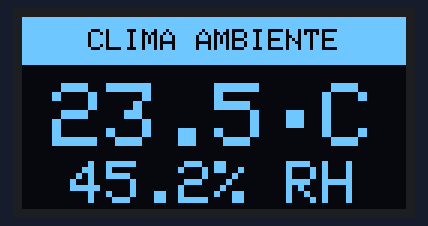
The sketch below on a simulated ESP8266 (NodeMCU). Parts: 128×64 one-colour display. What the sketch prints to the serial monitor is not drawn.

Above: at 1.1 s.
At 4.1 s:
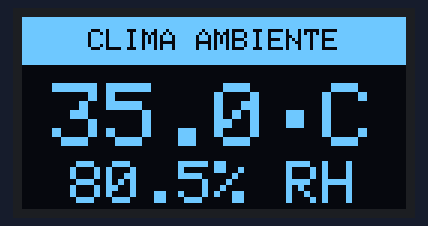
At 7.2 s:
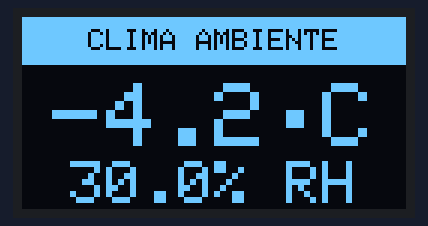
At 10.2 s:
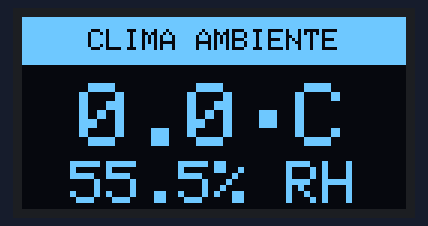

The sketch:

demo_display.ino
```cpp
/*
 * DEMO DISPLAY OLED - Termoigrometro
 * Questo sketch serve solo a mostrare come verranno visualizzate
 * le temperature e l'umidità sul display OLED integrato.
 */

#include <Wire.h>
#include <Adafruit_GFX.h>
#include <Adafruit_SSD1306.h>

// Pin I2C per la scheda AITEXM ESP8266 con OLED integrato
static constexpr uint8_t PIN_SDA = 14; // D5
static constexpr uint8_t PIN_SCL = 12; // D6

static constexpr uint8_t SCREEN_W = 128;
static constexpr uint8_t SCREEN_H = 64;
static constexpr uint8_t DISP_PRI = 0x3C;
static constexpr uint8_t DISP_FALL = 0x3D;

static Adafruit_SSD1306 display(SCREEN_W, SCREEN_H, &Wire, -1);

// =============================================================================
//  DISPLAY UX DESIGN — Ottimizzato per OLED Bicolore (16px Gialli / 48px Azzurri)
// =============================================================================
void showDisplay(int16_t t10, int16_t h10) {
  display.clearDisplay();

  // ── 1. HEADER (Zona Gialla: y = 0 a 15) ──────────────────────────────────
  // Creiamo una barra solida gialla con testo nero (stile "Status Bar")
  display.fillRect(0, 0, 128, 16, SSD1306_WHITE);
  display.setTextColor(SSD1306_BLACK);
  display.setTextSize(1); // Testo 6x8 px
  // Centriamo "CLIMA AMBIENTE" (14 char * 6px = 84px → x = 22)
  display.setCursor(22, 4); // y=4 per centrare verticalmente nei 16px
  display.print(F("CLIMA AMBIENTE"));

  // ── 2. DATI (Zona Azzurra: y = 16 a 63) ──────────────────────────────────
  display.setTextColor(SSD1306_WHITE);

  // Buffer per formattare le stringhe e calcolare l'offset per centrarle
  char tempStr[10];
  char humStr[10];

  // Gestione segno e conversione in stringa per la temperatura
  if (t10 < 0) {
    sprintf(tempStr, "-%d.%d\xF8" "C", (-t10) / 10, (-t10) % 10);
  } else {
    sprintf(tempStr, "%d.%d\xF8" "C", t10 / 10, t10 % 10);
  }

  // Conversione umidità
  sprintf(humStr, "%d.%d%% RH", h10 / 10, h10 % 10);

  // --- Temperatura (TextSize 3: 18x24 px) ---
  display.setTextSize(3);
  int tempLen = strlen(tempStr);
  int tempWidth = tempLen * 18; // larghezza in pixel
  int tempX = (128 - tempWidth) / 2;
  display.setCursor(tempX, 22); // y=22 lascia un margine dalla zona gialla
  display.print(tempStr);

  // --- Umidita (TextSize 2: 12x16 px) ---
  display.setTextSize(2);
  int humLen = strlen(humStr);
  int humWidth = humLen * 12; // larghezza in pixel
  int humX = (128 - humWidth) / 2;
  display.setCursor(humX, 48); // y=48 lascia spazio dalla temperatura
  display.print(humStr);

  display.display();
}

void setup() {
  Serial.begin(115200);
  delay(1000);
  Serial.println("\n[DEMO] Avvio test display OLED...");

  // Inizializza I2C con i pin corretti
  Wire.begin(PIN_SDA, PIN_SCL);

  // Inizializza il display
  if (!display.begin(SSD1306_SWITCHCAPVCC, DISP_PRI) &&
      !display.begin(SSD1306_SWITCHCAPVCC, DISP_FALL)) {
    Serial.println("[ERR] Display OLED non trovato!");
    for (;;); // Blocca qui se non trova il display
  }

  Serial.println("[OK] Display inizializzato. Inizio ciclo demo.");
}

void loop() {
  // Demo 1: Valori normali da casa
  // 23.5 °C (235) e 45.2 % RH (452)
  showDisplay(235, 452);
  delay(3000);

  // Demo 2: Molto caldo e umido
  // 35.0 °C (350) e 80.5 % RH (805)
  showDisplay(350, 805);
  delay(3000);

  // Demo 3: Freddo (valori negativi)
  // -4.2 °C (-42) e 30.0 % RH (300)
  showDisplay(-42, 300);
  delay(3000);

  // Demo 4: Esattamente zero
  // 0.0 °C (0) e 55.5 % RH (555)
  showDisplay(0, 555);
  delay(3000);
}
```

Measured:
- by itself, everything shown: repeats every 12.1 s, in 4 steps
- what the display in image 0 shows lasts 3.0 s, from 1.1 s to 4.1 s
